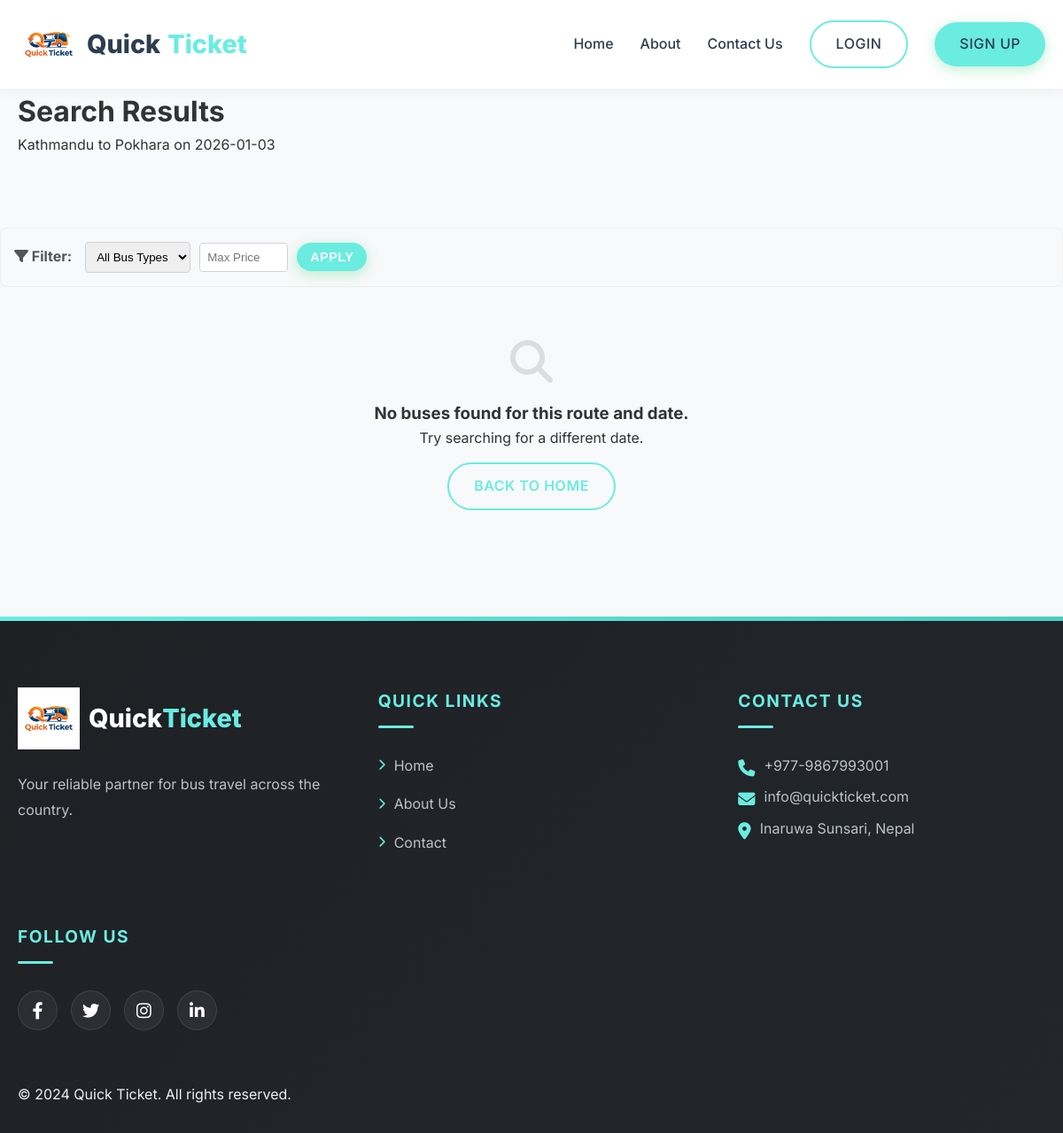
Before: /search.php?from=Kathmandu&to=Pokhara&date=2026-01-03 with the older database file.
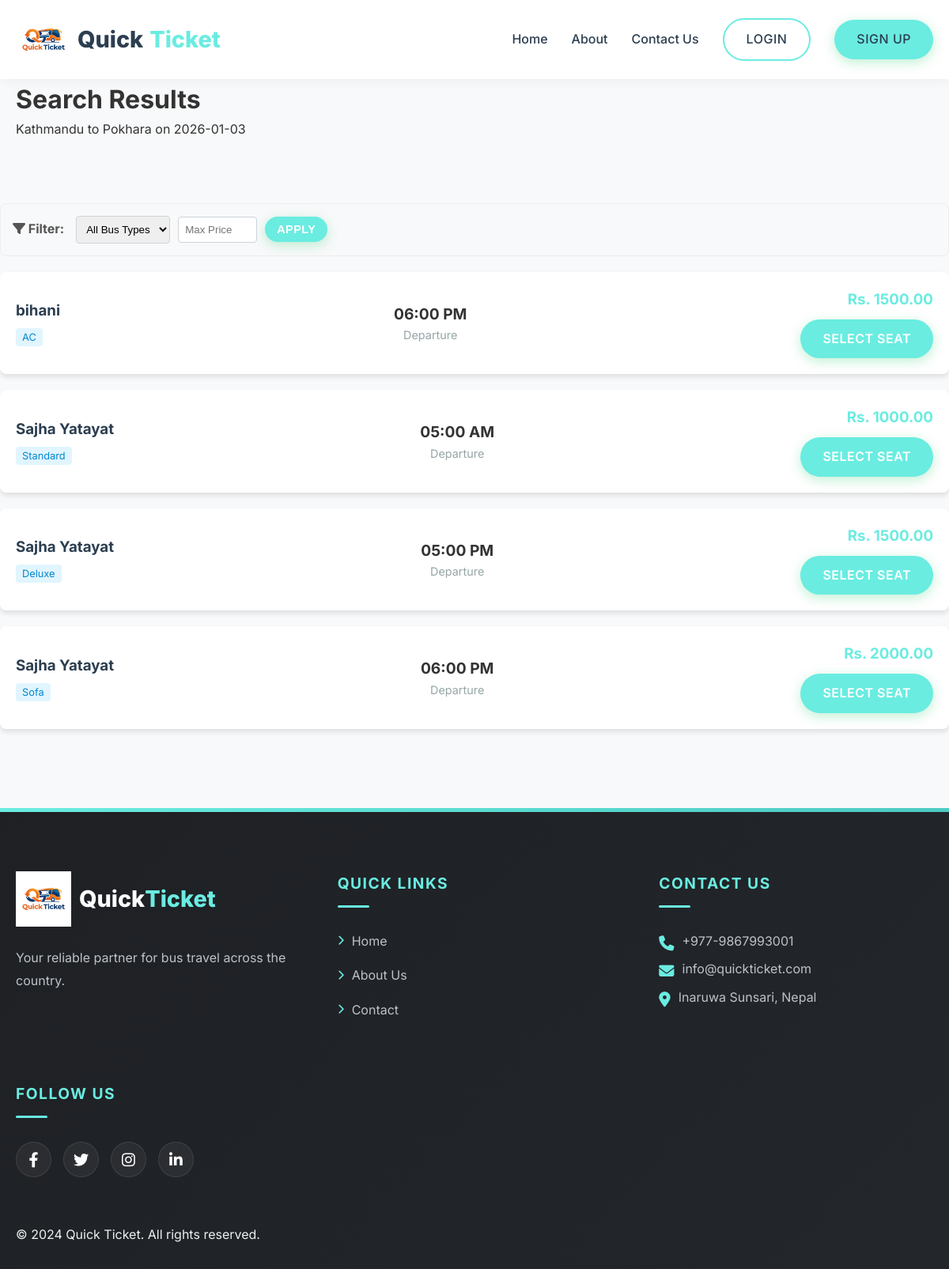
After: the same page with the newer database file.
### tables this page shows
CREATE TABLE `routes` (
  `id` int(6) unsigned NOT NULL AUTO_INCREMENT,
  `bus_id` int(6) unsigned DEFAULT NULL,
  `source` varchar(100) NOT NULL,
  `destination` varchar(100) NOT NULL,
  `departure_date` date NOT NULL,
  `departure_time` time NOT NULL,
  `price` decimal(10,2) NOT NULL,
  `created_at` timestamp NOT NULL DEFAULT current_timestamp(),
  PRIMARY KEY (`id`),
  KEY `bus_id` (`bus_id`),
  CONSTRAINT `routes_ibfk_1` FOREIGN KEY (`bus_id`) REFERENCES `buses` (`id`)
);

CREATE TABLE `buses` (
  `id` int(6) unsigned NOT NULL AUTO_INCREMENT,
  `bus_name` varchar(100) NOT NULL,
  `bus_number` varchar(50) NOT NULL,
  `bus_type` varchar(50) NOT NULL,
  `total_seats` int(3) NOT NULL,
  `created_at` timestamp NOT NULL DEFAULT current_timestamp(),
  PRIMARY KEY (`id`)
);

### search.php (the view, shortened to what this page needs)
<?php
include 'includes/header.php';
$from = isset($_GET['from']) ? $_GET['from'] : '';
$to = isset($_GET['to']) ? $_GET['to'] : '';
$date = isset($_GET['date']) ? $_GET['date'] : '';
?>
<div class="page-header">
    <div class="container">
        <h1>Search Results</h1>
        <p><?php echo ucfirst($from); ?> to <?php echo ucfirst($to); ?> on <?php echo $date; ?></p>
    </div>
</div>
<div class="container section-padding">
    <div class="filters">
        <span style="font-weight: bold; color: #555;"><i class="fas fa-filter"></i> Filter:</span>
        <form action="" method="GET">
            <select name="type" style="padding: 8px; border: 1px solid #ced4da; border-radius: 4px;">
                <option value="">All Bus Types</option>
            </select>
            <input type="number" name="max_price" placeholder="Max Price" value="<?php echo isset($_GET['max_price']) ? htmlspecialchars($_GET['max_price']) : ''; ?>" style="padding: 8px; border: 1px solid #ced4da; border-radius: 4px; width: 100px;">
            <button type="submit" class="btn btn-primary" style="padding: 8px 15px; font-size: 0.9rem;">Apply</button>
        </form>
    </div>
    <div class="search-results">
        <?php
        if ($from && $to && $date) {
            $sql = "SELECT r.*, b.bus_name, b.bus_type, b.total_seats
                    FROM routes r
                    JOIN buses b ON r.bus_id = b.id
                    WHERE r.source LIKE '%$from%' AND r.destination LIKE '%$to%' AND r.departure_date = '$date'";
            $result = $conn->query($sql);
            if ($result->num_rows > 0) {
                while ($row = $result->fetch_assoc()) {
                    ?>
                    <div class="bus-card">
                        <div class="bus-info">
                            <h3 style="color: var(--secondary-color); margin-bottom: 5px;"><?php echo $row['bus_name']; ?></h3>
                            <span class="badge" style="background: #e1f5fe; color: #0288d1; padding: 4px 8px; border-radius: 4px; font-size: 0.8rem;"><?php echo $row['bus_type']; ?></span>
                        </div>
                        <div class="route-time">
                            <div style="text-align: center;">
                                <p style="font-size: 1.2rem; font-weight: bold;"><?php echo date('h:i A', strtotime($row['departure_time'])); ?></p>
                                <p style="color: var(--gray); font-size: 0.9rem;">Departure</p>
                            </div>
                        </div>
                        <div class="price-action" style="text-align: right;">
                            <h3 style="color: var(--primary-color); margin-bottom: 10px;">Rs. <?php echo $row['price']; ?></h3>
                            <a href="book.php?route_id=<?php echo $row['id']; ?>" class="btn btn-primary">Select Seat</a>
                        </div>
                    </div>
                    <?php
                }
            } else {
                echo "<div style='text-align: center; padding: 40px;'>
                        <i class='fas fa-search' style='font-size: 3rem; color: #ddd; margin-bottom: 20px;'></i>
                        <h3>No buses found for this route and date.</h3>
                        <p>Try searching for a different date.</p>
                        <a href='index.php' class='btn btn-outline' style='margin-top: 15px;'>Back to Home</a>
                      </div>";
            }
        } else {
            echo "<p>Please provide search criteria.</p>";
        }
        ?>
    </div>
</div>
<?php include 'includes/footer.php'; ?>

Changed rows visible on the page:
added routes: bus.bus_name "bihani", bus.bus_type "AC", departure_time "06:00 PM", price "1500.00"
added routes: bus.bus_name "Sajha Yatayat", bus.bus_type "Standard", departure_time "05:00 AM", price "1000.00"
added routes: bus.bus_name "Sajha Yatayat", bus.bus_type "Deluxe", departure_time "05:00 PM", price "1500.00"
added routes: bus.bus_name "Sajha Yatayat", bus.bus_type "Sofa", departure_time "06:00 PM", price "2000.00"
Other visible differences:
text no longer shown: "No buses found for this route and date. Try searching for a different date. BACK TO HOME"
